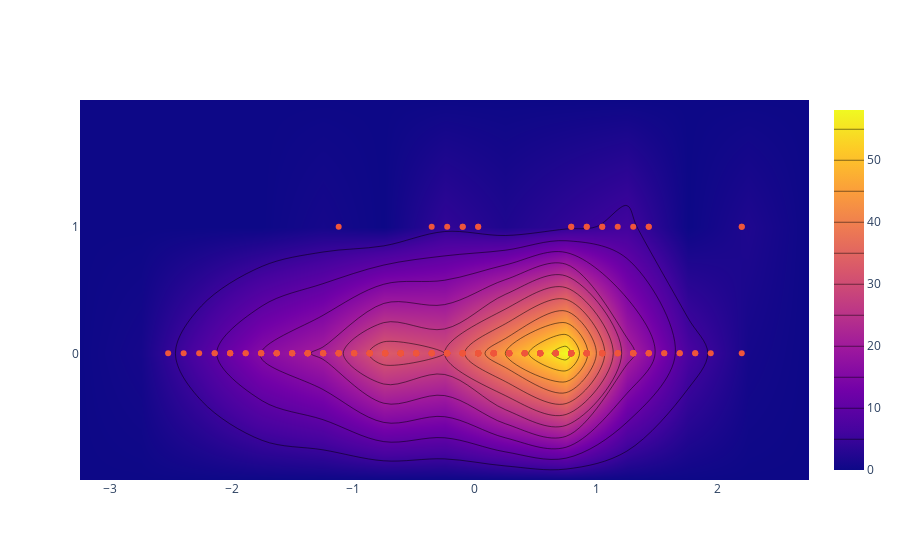

Notebook source saved alongside this figure:
### Code cell
iplot([go.Histogram2dContour(x=data.head(500)['age'], 
                             y=data.head(500)['fbs'], 
                             contours=go.Contours(coloring='heatmap')),
       go.Scatter(x=data.head(1000)['age'], y=data.head(1000)['fbs'], mode='markers')])

### Figure 1 — Plotly figure (JSON) as saved in the notebook; plotly's stock layout.template omitted (floating-point values rounded to 4 significant figures; data arrays with more than 128 entries replaced by an {"elided": "..."} marker saying what was removed)
{"data": [{"contours": {"coloring": "heatmap"}, "type": "histogram2dcontour", "x": {"elided": "261 float values"}, "y": {"elided": "261 str values"}}, {"mode": "markers", "type": "scatter", "x": {"elided": "261 float values"}, "y": {"elided": "261 str values"}}], "layout": {}}
